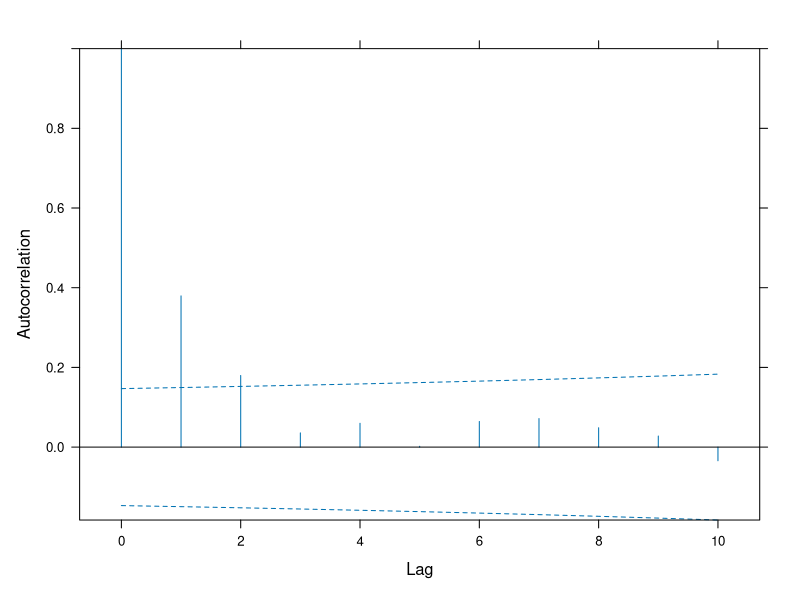

Write the R code that produced this figure.
library(nlme)


### Name: ACF.lme
### Title: Autocorrelation Function for lme Residuals
### Aliases: ACF.lme
### Keywords: models

### ** Examples

fm1 <- lme(follicles ~ sin(2*pi*Time) + cos(2*pi*Time),
           Ovary, random = ~ sin(2*pi*Time) | Mare)
ACF(fm1, maxLag = 11)

# Pinheiro and Bates, p240-241
fm1Over.lme <- lme(follicles  ~ sin(2*pi*Time) +
           cos(2*pi*Time), data=Ovary,
     random=pdDiag(~sin(2*pi*Time)) )
(ACF.fm1Over <- ACF(fm1Over.lme, maxLag=10))
plot(ACF.fm1Over, alpha=0.01) 
